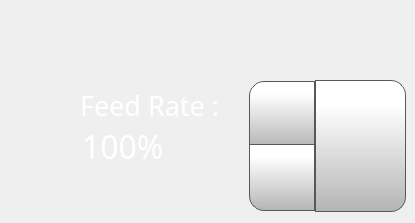
      <widget class="QWidget" name="feedRateTab">
       <attribute name="icon">
        <iconset>
         <normaloff>templates/img/FeedRate.png</normaloff>
         <normalon>templates/img/FeedRate_Selected.png</normalon>templates/img/FeedRate.png</iconset>
       </attribute>
       <attribute name="title">
        <string/>
       </attribute>
       <widget class="QLabel" name="flowRateLabelControlPage_2">
        <property name="geometry">
         <rect>
          <x>80</x>
          <y>90</y>
          <width>181</width>
          <height>31</height>
         </rect>
        </property>
        <property name="font">
         <font>
          <family>Gotham Light</family>
          <pointsize>20</pointsize>
          <weight>50</weight>
          <bold>false</bold>
         </font>
        </property>
        <property name="styleSheet">
         <string notr="true">color: rgb(255, 255, 255);
background-color: rgba(255, 255, 255, 0);</string>
        </property>
        <property name="text">
         <string>Feed Rate :</string>
        </property>
       </widget>
       <widget class="QSpinBox" name="feedRateSpinBox">
        <property name="geometry">
         <rect>
          <x>77</x>
          <y>78</y>
          <width>241</width>
          <height>136</height>
         </rect>
        </property>
        <property name="font">
         <font>
          <family>Gotham</family>
          <pointsize>24</pointsize>
         </font>
        </property>
        <property name="styleSheet">
         <string notr="true">QSpinBox {
    padding-right: 5px; /* make room for the arrows */
	color: rgb(255, 255, 255);
	background-color: rgba(255, 255, 255, 0);
   
}
QSpinBox ::text:selected {
	background-color: rgb(255, 146, 57);
   
}
QSpinBox::up-button {
     border: 1px solid rgb(87, 87, 87);

border-top-left-radius: 15px;
	background-color: qlineargradient(spread:pad, x1:0, y1:1, x2:0, y2:0.188, stop:0 rgba(180, 180, 180, 255), stop:1 rgba(255, 255, 255, 255));
    width: 60px;
     height: 61px;
    padding: 2px;
}

QSpinBox::up-arrow { image: url(./templates/img/arrows.png);
    width: 40px;
     height: 40px;
padding: 5px; }



QSpinBox::up-button:pressed {
    background-color: qlineargradient(x1: 0, y1: 0, x2: 0, y2: 1,
                                      stop: 0 #dadbde, stop: 1 #f6f7fa);
}


QSpinBox::down-button {
     border: 1px solid rgb(87, 87, 87);
border-bottom-left-radius: 15px;
	background-color: qlineargradient(spread:pad, x1:0, y1:1, x2:0, y2:0.188, stop:0 rgba(180, 180, 180, 255), stop:1 rgba(255, 255, 255, 255));
    width: 60px;
     height: 61px;
    padding: 2px;
}

QSpinBox::down-arrow {image: url(./templates/img/arrows-5.png);
    width: 40px;
     height: 40px;
padding: 5px;
}

QSpinBox::down-button:pressed {
    background-color: qlineargradient(x1: 0, y1: 0, x2: 0, y2: 1,
                                      stop: 0 #dadbde, stop: 1 #f6f7fa);

}

</string>
        </property>
        <property name="frame">
         <bool>false</bool>
        </property>
        <property name="readOnly">
         <bool>false</bool>
        </property>
        <property name="buttonSymbols">
         <enum>QAbstractSpinBox::UpDownArrows</enum>
        </property>
        <property name="accelerated">
         <bool>true</bool>
        </property>
        <property name="suffix">
         <string>%</string>
        </property>
        <property name="minimum">
         <number>50</number>
        </property>
        <property name="maximum">
         <number>200</number>
        </property>
        <property name="singleStep">
         <number>1</number>
        </property>
        <property name="value">
         <number>100</number>
        </property>
       </widget>
       <widget class="QPushButton" name="setFeedRateButton">
        <property name="geometry">
         <rect>
          <x>315</x>
          <y>80</y>
          <width>91</width>
          <height>132</height>
         </rect>
        </property>
        <property name="font">
         <font>
          <family>Gotham</family>
          <pointsize>13</pointsize>
         </font>
        </property>
        <property name="styleSheet">
         <string notr="true">QPushButton {
     border: 1px solid rgb(87, 87, 87);
	background-color: qlineargradient(spread:pad, x1:0, y1:1, x2:0, y2:0.188, stop:0 rgba(180, 180, 180, 255), stop:1 rgba(255, 255, 255, 255));
border-top-right-radius: 15px;
border-bottom-right-radius: 15px;

}

QPushButton:pressed {
    background-color: qlineargradient(x1: 0, y1: 0, x2: 0, y2: 1,
                                      stop: 0 #dadbde, stop: 1 #f6f7fa);
}

QPushButton:flat {
    border: none; /* no border for a flat push button */
}

QPushButton:default {
    border-color: navy; /* make the default button prominent */
}

QPushButton:focus {
	outline: none;
}</string>
        </property>
        <property name="text">
         <string/>
        </property>
        <property name="icon">
         <iconset>
          <normaloff>templates/img/verification-mark.png</normaloff>templates/img/verification-mark.png</iconset>
        </property>
        <property name="iconSize">
         <size>
          <width>50</width>
          <height>50</height>
         </size>
        </property>
       </widget>
       <zorder>feedRateSpinBox</zorder>
       <zorder>flowRateLabelControlPage_2</zorder>
       <zorder>setFeedRateButton</zorder>
      </widget>
